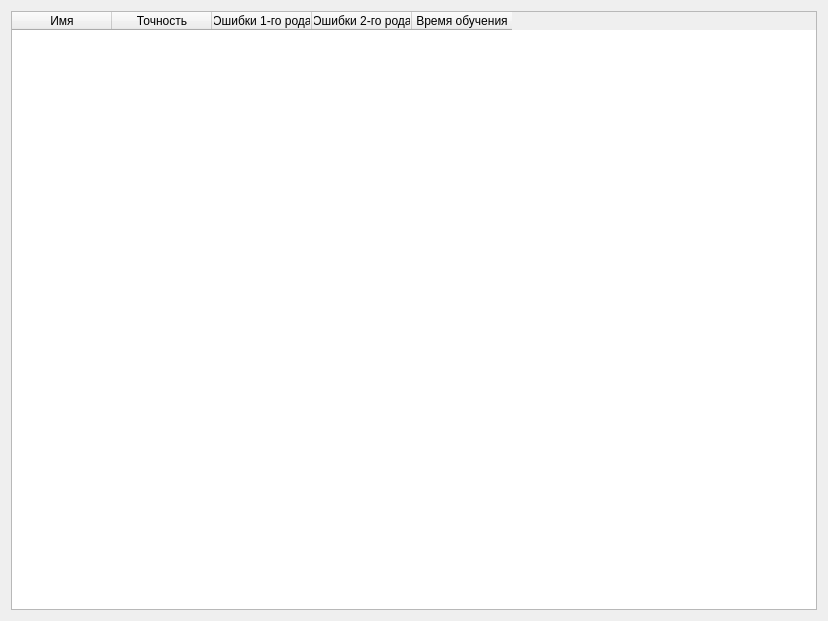
<?xml version="1.0" encoding="UTF-8"?>
<ui version="4.0">
 <class>session_results</class>
 <widget class="QWidget" name="session_results">
  <property name="geometry">
   <rect>
    <x>0</x>
    <y>0</y>
    <width>828</width>
    <height>621</height>
   </rect>
  </property>
  <property name="windowTitle">
   <string/>
  </property>
  <layout class="QGridLayout" name="gridLayout_2">
   <item row="0" column="0">
    <widget class="QTableWidget" name="tableWidget">
     <property name="sizeAdjustPolicy">
      <enum>QAbstractScrollArea::AdjustToContents</enum>
     </property>
     <attribute name="horizontalHeaderMinimumSectionSize">
      <number>100</number>
     </attribute>
     <column>
      <property name="text">
       <string>Имя</string>
      </property>
     </column>
     <column>
      <property name="text">
       <string>Точность</string>
      </property>
     </column>
     <column>
      <property name="text">
       <string>Ошибки 1-го рода</string>
      </property>
     </column>
     <column>
      <property name="text">
       <string>Ошибки 2-го рода</string>
      </property>
     </column>
     <column>
      <property name="text">
       <string>Время обучения</string>
      </property>
     </column>
    </widget>
   </item>
  </layout>
 </widget>
 <resources/>
 <connections/>
</ui>
